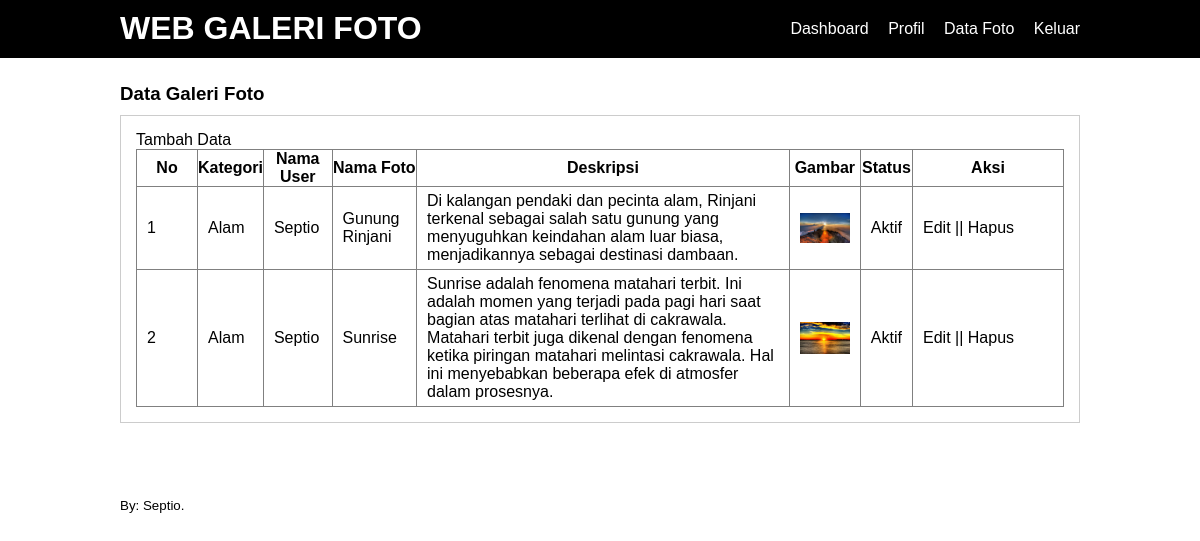
The app's page /data-image.php (signed in) with its own data.
### tables this page shows
CREATE TABLE `tb_image` (
  `image_id` int(11) NOT NULL,
  `category_id` int(11) NOT NULL,
  `category_name` varchar(100) NOT NULL,
  `admin_id` int(11) NOT NULL,
  `admin_name` varchar(100) NOT NULL,
  `image_name` varchar(100) NOT NULL,
  `image_description` text NOT NULL,
  `image` varchar(100) NOT NULL,
  `image_status` tinyint(1) NOT NULL,
  `date_created` timestamp NOT NULL DEFAULT current_timestamp() ON UPDATE current_timestamp()
);

### data-image.php (the view, shortened to what this page needs)
<?php
	include 'db.php';
?>
<!DOCTYPE html PUBLIC "-//W3C//DTD XHTML 1.0 Transitional//EN" "http://www.w3.org/TR/xhtml1/DTD/xhtml1-transitional.dtd">
<html xmlns="http://www.w3.org/1999/xhtml">
<head>
<link rel="stylesheet" type="text/css" href="css/style.css">
</head>
<body>
    <header>
        <div class="container">
        <h1><a href="dashboard.php">WEB GALERI FOTO</a></h1>
        <ul>
           <li><a href="dashboard.php">Dashboard</a></li>
           <li><a href="profil.php">Profil</a></li>
           <li><a href="data-image.php">Data Foto</a></li>
           <li><a href="Keluar.php">Keluar</a></li>
        </ul>
        </div>
    </header>
    <div class="section">
        <div class="container">
            <h3>Data Galeri Foto</h3>
            <div class="box">
                <p><a href="tambah-image.php">Tambah Data</a></p>
                <table border="1" cellspacing="0" class="table">
                    <thead>
                        <tr>
                           <th width="60px">No</th>
                           <th>Kategori</th>
                           <th>Nama User</th>
                           <th>Nama Foto</th>
                           <th>Deskripsi</th>
                           <th>Gambar</th>
                           <th>Status</th>
                           <th width="150px">Aksi</th>
                        </tr>
                    </thead>
                    <tbody>
                        <?php
						    $no = 1;
							$user = $_SESSION['a_global']->admin_id;
                            $foto = mysqli_query($conn, "SELECT * FROM tb_image WHERE admin_id = '$user' ");
							if(mysqli_num_rows($foto) >0 ){
							while($row = mysqli_fetch_array($foto)){
						?>
                        <tr>
                           <td><?php echo $no++ ?></td>
                           <td><?php echo $row['category_name'] ?></td>
                           <td><?php echo $row['admin_name'] ?></td>
                           <td><?php echo $row['image_name'] ?></td>
                           <td><?php echo $row['image_description']?></td>
                           <td><a href="foto/<?php echo $row['image']?>" target="_blank"><img src="foto/<?php echo $row['image']?>" width="50px"></a></td>
                           <td><?php echo ($row['image_status'] == 0)? 'Tidak Aktif':'Aktif'; ?></td>
                           <td>
                              <a href="edit-image.php?id=<?php echo $row['image_id'] ?>">Edit</a> ||
                              <a href="proses-hapus.php?idp=<?php echo $row['image_id'] ?>" onclick="return confirm('Yakin Ingin Hapus ?')">Hapus</a>
                           </td>
                        </tr>
                        <?php }}else{ ?>
                             <tr>
                                <td colspan="8">Tidak ada data</td>
                             </tr>
                        <?php } ?>
                    </tbody>
                </table>
            </div>
        </div>
    </div>
     <footer>
        <div class="container">
            <small>By: Septio.</small>
        </div>
    </footer>
</body>
</html>

### css/style.css (style rules this page uses)
* { padding:0; margin:0; font-family:'Quicksand', sans-serif; }
body { background-color:#ffffff; }
a { color: inherit; text-decoration:none; }
header { background-color: #000000; color: #fff; }
header h1 { float:left; padding:10px 0; }
header ul { float:right; }
header ul li { display:inline-block; }
header ul li a { padding:20px 0 20px 15px; display: inline-block; }
footer { padding:25px 0; }
.container { width: 80%; margin: 0 auto; }
.container:after { content:''; display: block; clear:both; }
.section { padding:25px 0; }
.box { background-color: #fff; border:1px solid #ccc; padding:15px; box-sizing: border-box; margin:10px 0 25px 0; }
.box:after { content: ''; display: block; clear: both; }
.table { width: 100%; border-collapse: collapse; }
.table tr { height: 30px; }
.table tr td { padding:5px 10px; }

### records on screen
tb_image: category_name "Alam", admin_name "Septio", image_name "Gunung Rinjani", image_description "Di kalangan pendaki dan pecinta alam, Rinjani terkenal sebagai salah satu gunung yang menyuguhkan keindahan alam luar biasa, menjadikannya sebagai destinasi dambaan.", image (picture), image_status "Aktif"
tb_image: category_name "Alam", admin_name "Septio", image_name "Sunrise", image_description "Sunrise adalah fenomena matahari terbit. Ini adalah momen yang terjadi pada pagi hari saat bagian atas matahari terlihat di cakrawala. Matahari terbit juga dikenal dengan fenomena ketika piringan matahari melintasi cakrawala. Hal ini menyebabkan beberapa efek di atmosfer dalam prosesnya.", image (picture), image_status "Aktif"
